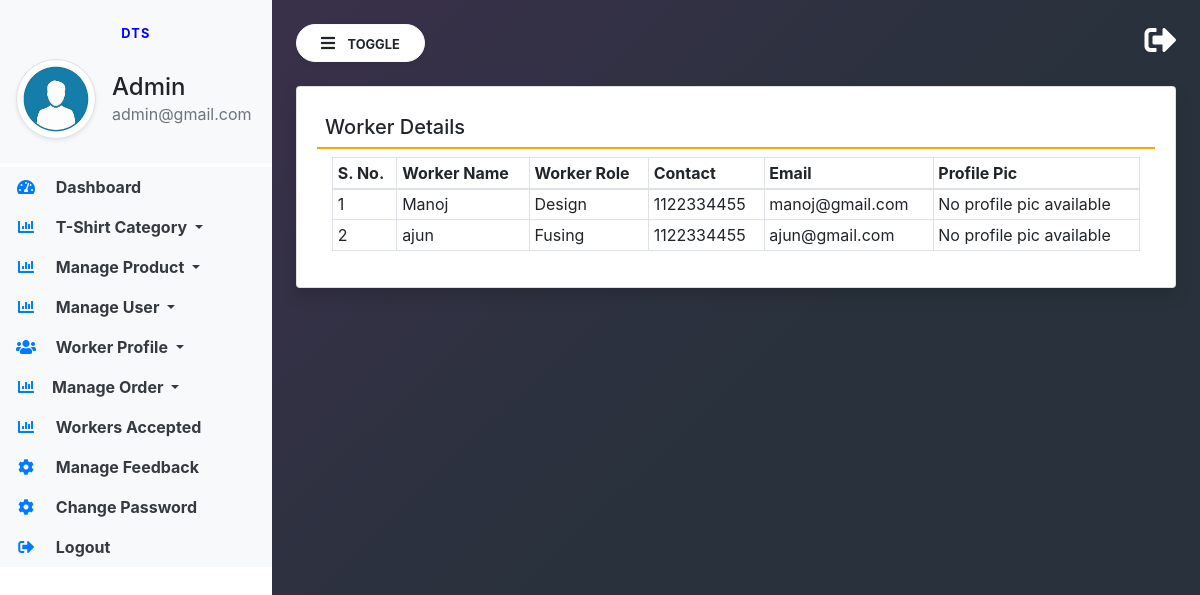
The page /worker_view/ (signed in) on the database its author committed.
### store_app/models.py (models this page shows, shortened)
class Designer(models.Model):
    user = models.ForeignKey (User, on_delete=models.CASCADE, null=True, blank=True)
    designer_name = models.CharField(max_length=100)
    contact = models.CharField(max_length=15, blank=True, null=True)
    email = models.EmailField(blank=True, null=True)
    profile_pic = models.ImageField(upload_to='designer_profiles/', blank=True, null=True)
    role_p = models.IntegerField(choices=ORDERSTATUS, default=1)

### E_shop/views.py (the view)
# urls.py: path('worker_view/', views.worker_view, name='worker_view'),
def worker_view(request):
    yt=Designer.objects.all()
    return render(request, 'admin/worker_view.html',{'yt':yt})

### templates/admin/worker_view.html
{% extends 'admin/admin_base.html' %}
{% block main %}
<div class="card shadow">
    <div class="card-body">
        <h5 class="p-2" style="border-bottom: 2px solid orange;">Worker Details</h5>
        <div class="container-fluid">
            <table class="table table-bordered table-sm" id="example">
                <thead>
                    <tr>
                        <th>S. No.</th>
                        <th>Worker Name</th>
                        <th>Worker Role</th>
                        <th>Contact</th>
                        <th>Email</th>
                        <th>Profile Pic</th>
                    </tr>
                </thead>
                <tbody>
                    {% for worker in yt %}
                    <tr>
                        <td>{{ forloop.counter }}</td>
                        <td>{{ worker.designer_name }}</td>
                        <td>{{ worker.get_role_p_display }}</td>
                        <td>{{ worker.contact }}</td>
                        <td>{{ worker.email }}</td>
                        <td>
                            {% if worker.profile_pic %}
                                <img src="{{ worker.profile_pic.url }}" width="50px" height="50px">
                            {% else %}
                                No profile pic available
                            {% endif %}
                        </td>
                    </tr>
                    {% endfor %}
                </tbody>
            </table>
        </div>
    </div>
</div>
{% endblock %}

### templates/admin/admin_base.html (shortened to what this page needs)
{% load static %}
<html lang="en">
<head>
    <link rel="stylesheet" href="https://maxcdn.bootstrapcdn.com/bootstrap/4.3.1/css/bootstrap.min.css">
    <link rel="stylesheet" href="https://use.fontawesome.com/releases/v5.6.3/css/all.css"
>
    <link rel="stylesheet" type="text/css" href="{% static 'assets/css/admin_base_sideBar.css' %}">
    <html>
</head>
<body>
<div class="vertical-nav bg-white" id="sidebar">
    <div class="py-4 px-3 mb-1 bg-light">
        <p class="font-weight-bold text-uppercase px-3 small dashboard-text text-center">DTS</p>
        <div class="media d-flex align-items-center">
            <img src="{% static 'assets/images/team/adminpro.jpeg' %}" width="80" height="80"
                 class="mr-3 rounded-circle img-thumbnail shadow-sm">
            <div class="media-body">
                <h4 class="mb-0">Admin</h4>
                <p class="text-muted mb-0">{{request.user.email}}</p>
            </div>
        </div>
    </div>
    <ul class="nav flex-column bg-white">
        <li class="nav-item">
            <a href="{% url 'a_dashboard' %}" class="nav-link text-dark bg-light">
                <i class="fas fa-tachometer-alt fa-fw mr-3 text-primary"></i>
                Dashboard
            </a>
        </li>
        <li class="nav-item dropdown">
            <a class="nav-link dropdown-toggle text-dark bg-light" href="#" id="navbardrop" data-toggle="dropdown">
                <i class="fas fa-chart-bar mr-3 text-primary fa-fw"></i> T-Shirt Category
            </a>
        </li>
        <li class="nav-item dropdown">
            <a class="nav-link dropdown-toggle text-dark bg-light" href="#" id="navbardrop" data-toggle="dropdown">
                <i class="fas fa-chart-bar mr-3 text-primary fa-fw"></i> Manage Product
            </a>
        </li>
        <li class="nav-item dropdown">
            <a class="nav-link dropdown-toggle text-dark bg-light" href="#" id="navbardrop" data-toggle="dropdown">
                <i class="fas fa-chart-bar mr-3 text-primary fa-fw"></i> Manage User
            </a>
        </li>
        <li class="nav-item dropdown">
            <a class="nav-link dropdown-toggle text-dark bg-light" href="#" id="navbardrop" data-toggle="dropdown">
                <i class="fas fa-users mr-3 text-primary fa-fw"></i> Worker Profile
            </a>
        </li>
        <li class="nav-item dropdown">
            <a class="nav-link dropdown-toggle text-dark bg-light" href="#" id="navbardrop" data-toggle="dropdown">
                <i class="fas fa-chart-bar mr-3 text-primary fa-fw"></i>Manage Order
            </a>
        </li>
        <li class="nav-item">
            <a href="{% url 'approved_designs' %}" class="nav-link text-dark bg-light">
                <i class="fas fa-chart-bar mr-3 text-primary fa-fw"></i>
                Workers Accepted
            </a>
        </li>
        <li class="nav-item">
            <a href="" class="nav-link text-dark bg-light">
                <i class="fas fa-cog mr-3 text-primary fa-fw"></i>
                Manage Feedback
            </a>
        </li>
        <li class="nav-item">
            <a href="" class="nav-link text-dark bg-light">
                <i class="fas fa-cog mr-3 text-primary fa-fw"></i>
                Change Password
            </a>
        </li>
        <li class="nav-item">
            <a href="{% url 'b_login' %}" class="nav-link text-dark bg-light">
                <i class="fas fa-sign-out-alt mr-3 text-primary fa-fw"></i>
                Logout
            </a>
        </li>
    </ul>
</div>
<div class="page-content p-4" id="content">
    <a href="{% url 'b_login' %}" title="logout" class="float-right text-white"><i class="fas fa-sign-out-alt fa-2x"></i></a>
    <button id="sidebarCollapse" type="button" class="btn btn-light bg-white rounded-pill shadow-sm px-4 mb-4">
        <i class="fas fa-bars mr-2"></i>
        <small class="text-uppercase font-weight-bold">Toggle</small>
    </button>
    {% block main %}
    {% endblock %}
</div>
</body>
</html>

### static/assets/css/admin_base_sideBar.css (style rules this page uses)
body { background-image : linear-gradient(135.9deg,rgba(57, 48, 74, 1) 16.4%,rgba(41, 50, 60, 1) 56.1%); min-height:100vh; }
.vertical-nav { min-width : 17rem; width : 17rem; height:100vh; position:fixed; top:0; left:0; transition: all 0.4s; }
.page-content { width:calc(100% - 17rem); margin-left:17rem; transition:all 0.4s; }
.dashboard-text { letter-spacing : 0.1em; color : blue; }
.nav-link { font-weight : bold; }

### rows shown on the page
Designer: designer_name "Manoj", role_p "Design", contact "1122334455", email "manoj@gmail.com", profile_pic "No profile pic available"
Designer: designer_name "ajun", role_p "Fusing", contact "1122334455", email "ajun@gmail.com", profile_pic "No profile pic available"

### other values the page prints
{{ request.user.email }} "admin@gmail.com"
